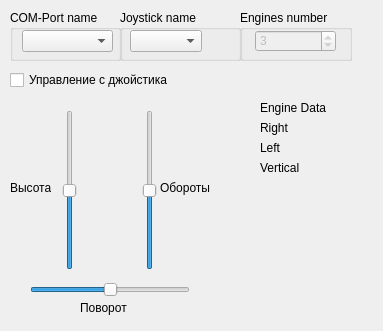
<?xml version="1.0" encoding="UTF-8"?>
<ui version="4.0">
 <class>Widget</class>
 <widget class="QWidget" name="Widget">
  <property name="geometry">
   <rect>
    <x>0</x>
    <y>0</y>
    <width>383</width>
    <height>331</height>
   </rect>
  </property>
  <property name="sizePolicy">
   <sizepolicy hsizetype="Preferred" vsizetype="Preferred">
    <horstretch>0</horstretch>
    <verstretch>0</verstretch>
   </sizepolicy>
  </property>
  <property name="windowTitle">
   <string/>
  </property>
  <widget class="QGroupBox" name="groupBox">
   <property name="geometry">
    <rect>
     <x>10</x>
     <y>10</y>
     <width>111</width>
     <height>51</height>
    </rect>
   </property>
   <property name="title">
    <string>COM-Port name</string>
   </property>
   <widget class="QComboBox" name="comboBox">
    <property name="geometry">
     <rect>
      <x>12</x>
      <y>20</y>
      <width>91</width>
      <height>22</height>
     </rect>
    </property>
   </widget>
  </widget>
  <widget class="QGroupBox" name="groupBox_2">
   <property name="geometry">
    <rect>
     <x>240</x>
     <y>10</y>
     <width>112</width>
     <height>51</height>
    </rect>
   </property>
   <property name="title">
    <string>Engines number</string>
   </property>
   <widget class="QSpinBox" name="spinBox">
    <property name="enabled">
     <bool>false</bool>
    </property>
    <property name="geometry">
     <rect>
      <x>15</x>
      <y>20</y>
      <width>81</width>
      <height>22</height>
     </rect>
    </property>
    <property name="value">
     <number>3</number>
    </property>
   </widget>
  </widget>
  <widget class="QGroupBox" name="groupBox_3">
   <property name="geometry">
    <rect>
     <x>120</x>
     <y>10</y>
     <width>121</width>
     <height>51</height>
    </rect>
   </property>
   <property name="title">
    <string>Joystick name</string>
   </property>
   <widget class="QComboBox" name="comboBox_2">
    <property name="geometry">
     <rect>
      <x>10</x>
      <y>20</y>
      <width>101</width>
      <height>22</height>
     </rect>
    </property>
    <property name="maximumSize">
     <size>
      <width>101</width>
      <height>16777215</height>
     </size>
    </property>
    <property name="sizeAdjustPolicy">
     <enum>QComboBox::AdjustToContents</enum>
    </property>
   </widget>
  </widget>
  <widget class="QCheckBox" name="checkBox">
   <property name="geometry">
    <rect>
     <x>10</x>
     <y>70</y>
     <width>181</width>
     <height>20</height>
    </rect>
   </property>
   <property name="text">
    <string>Управление с джойстика</string>
   </property>
  </widget>
  <widget class="QSlider" name="verticalSlider">
   <property name="geometry">
    <rect>
     <x>60</x>
     <y>110</y>
     <width>19</width>
     <height>160</height>
    </rect>
   </property>
   <property name="minimum">
    <number>-255</number>
   </property>
   <property name="maximum">
    <number>255</number>
   </property>
   <property name="orientation">
    <enum>Qt::Vertical</enum>
   </property>
  </widget>
  <widget class="QSlider" name="verticalSlider_2">
   <property name="geometry">
    <rect>
     <x>140</x>
     <y>110</y>
     <width>19</width>
     <height>160</height>
    </rect>
   </property>
   <property name="minimum">
    <number>-255</number>
   </property>
   <property name="maximum">
    <number>255</number>
   </property>
   <property name="orientation">
    <enum>Qt::Vertical</enum>
   </property>
  </widget>
  <widget class="QSlider" name="horizontalSlider">
   <property name="geometry">
    <rect>
     <x>30</x>
     <y>280</y>
     <width>160</width>
     <height>19</height>
    </rect>
   </property>
   <property name="minimum">
    <number>-255</number>
   </property>
   <property name="maximum">
    <number>255</number>
   </property>
   <property name="orientation">
    <enum>Qt::Horizontal</enum>
   </property>
  </widget>
  <widget class="QLabel" name="label">
   <property name="geometry">
    <rect>
     <x>10</x>
     <y>180</y>
     <width>41</width>
     <height>16</height>
    </rect>
   </property>
   <property name="text">
    <string>Высота</string>
   </property>
  </widget>
  <widget class="QLabel" name="label_2">
   <property name="geometry">
    <rect>
     <x>160</x>
     <y>180</y>
     <width>53</width>
     <height>16</height>
    </rect>
   </property>
   <property name="text">
    <string>Обороты</string>
   </property>
  </widget>
  <widget class="QLabel" name="label_3">
   <property name="geometry">
    <rect>
     <x>80</x>
     <y>300</y>
     <width>53</width>
     <height>16</height>
    </rect>
   </property>
   <property name="text">
    <string>Поворот</string>
   </property>
  </widget>
  <widget class="QLabel" name="label_4">
   <property name="geometry">
    <rect>
     <x>260</x>
     <y>100</y>
     <width>81</width>
     <height>16</height>
    </rect>
   </property>
   <property name="text">
    <string>Engine Data</string>
   </property>
  </widget>
  <widget class="QLabel" name="label_5">
   <property name="geometry">
    <rect>
     <x>260</x>
     <y>120</y>
     <width>81</width>
     <height>16</height>
    </rect>
   </property>
   <property name="text">
    <string>Right</string>
   </property>
  </widget>
  <widget class="QLabel" name="label_6">
   <property name="geometry">
    <rect>
     <x>260</x>
     <y>140</y>
     <width>81</width>
     <height>16</height>
    </rect>
   </property>
   <property name="text">
    <string>Left</string>
   </property>
  </widget>
  <widget class="QLabel" name="label_7">
   <property name="geometry">
    <rect>
     <x>260</x>
     <y>160</y>
     <width>81</width>
     <height>16</height>
    </rect>
   </property>
   <property name="text">
    <string>Vertical</string>
   </property>
  </widget>
 </widget>
 <layoutdefault spacing="6" margin="11"/>
 <resources/>
 <connections/>
</ui>
